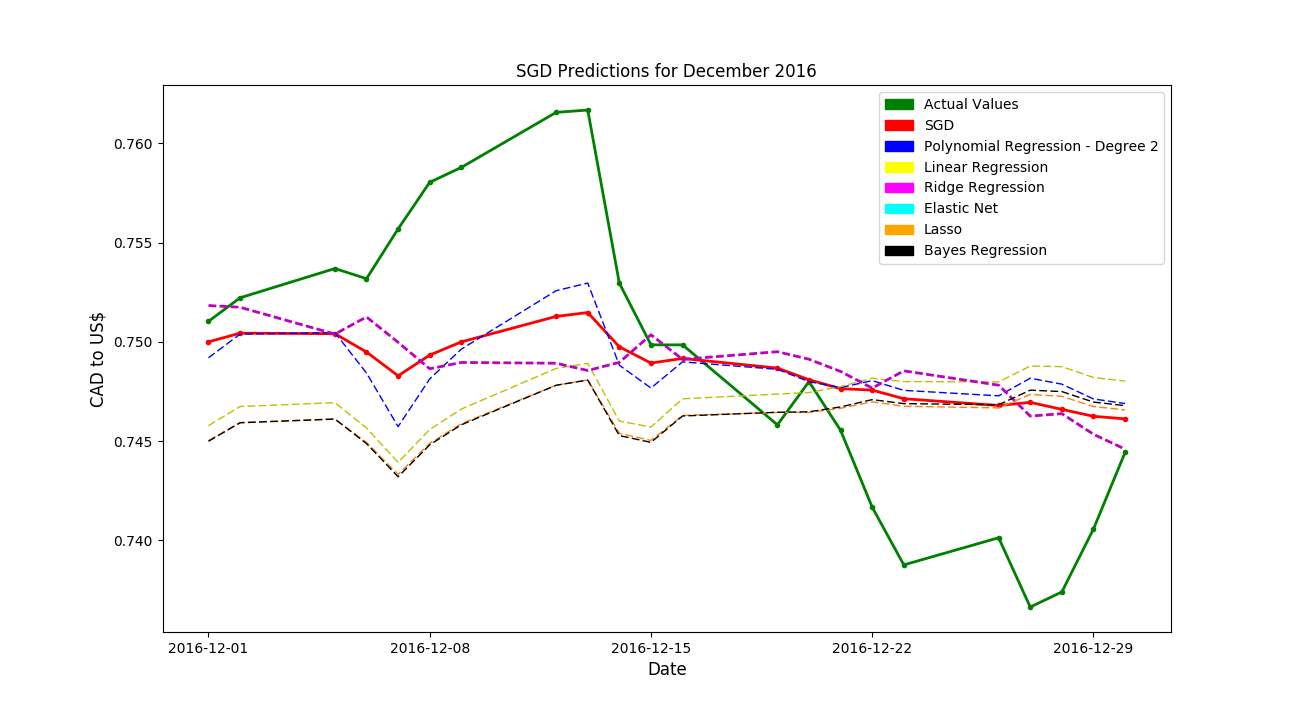

Write Python code to recreate this figure.
import matplotlib.pyplot as plt
import pandas as pd
import matplotlib.patches as mpatches
import numpy as np
import datetime
from matplotlib.dates import date2num

def readExcel(file,sheet):
    xl = pd.ExcelFile(file)
    df = xl.parse(sheet)
    return df

data_path='Data'
df=readExcel(data_path + '/prediction_scores.xlsx','Sheet1')
date = df['date']
cad_us = df['cad_us']
sgd = df['sgd']
poly = df['polynomial_deg_2']
linear = df['linear']
ridge = df['ridge']
elastic_net = df["elastic_net"]
bayes = df["bayesian ridge"]

plt.title("SGD Predictions for December 2016")
#plt.ylim([0.72,0.78])
plt.xlabel("Date",fontsize=12)
plt.ylabel("CAD to US$",fontsize=12)
plt.plot(date,cad_us, 'g.-', linewidth=2)
plt.plot(date,sgd, 'r.-', linewidth=2)
plt.plot(date,poly, 'b--', linewidth=1)
plt.plot(date,linear, 'y--', linewidth=1)
plt.plot(date,ridge, 'm--', linewidth=2)
plt.plot(date,elastic_net, 'C1--', linewidth=1)
plt.plot(date,bayes, 'k--', linewidth=1)


green_patch = mpatches.Patch(color='green', label='Actual Values')
red_patch = mpatches.Patch(color='red', label='SGD')
blue_patch = mpatches.Patch(color='blue', label='Polynomial Regression - Degree 2')
yellow_patch = mpatches.Patch(color='yellow', label='Linear Regression')
magenta_patch = mpatches.Patch(color='magenta', label='Ridge Regression')
cyan_patch = mpatches.Patch(color='cyan', label='Elastic Net')
orange_patch = mpatches.Patch(color='orange', label='Lasso')
black_patch = mpatches.Patch(color='black', label='Bayes Regression')
plt.legend(handles=[green_patch, red_patch, blue_patch, yellow_patch, magenta_patch, cyan_patch, orange_patch, black_patch])
plt.show()
